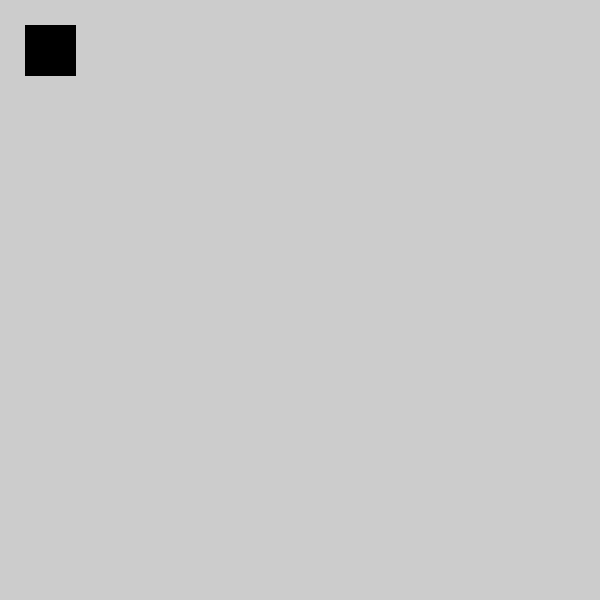
Frame 1 (no input)
Frame 60 (the mouse pressed at the canvas centre just before this capture): identical to frame 1, image omitted
Frame 120 (the mouse held since frame 60 and released just before this capture): identical to frame 1, image omitted

The Processing sketch that drew this single still picture (run headless with seeded random() and noise(); from frame 60 on, the mouse is pressed at the canvas centre):

// Processing sketch: Save
// ── Save.pde
int save = 0;

void setup() {
  
  size(600, 600);   
}

void draw() {
  
  fill(save);
  rect(25, 25, 50, 50);
  
}

void mouseClicked() {
  
  if (save == 0) {
  // On enregistre pas et on colori le carré en noir
    save = 250;
  } else {
    save = 0;
    save("D:/test/blablabla.png");
  }
}
